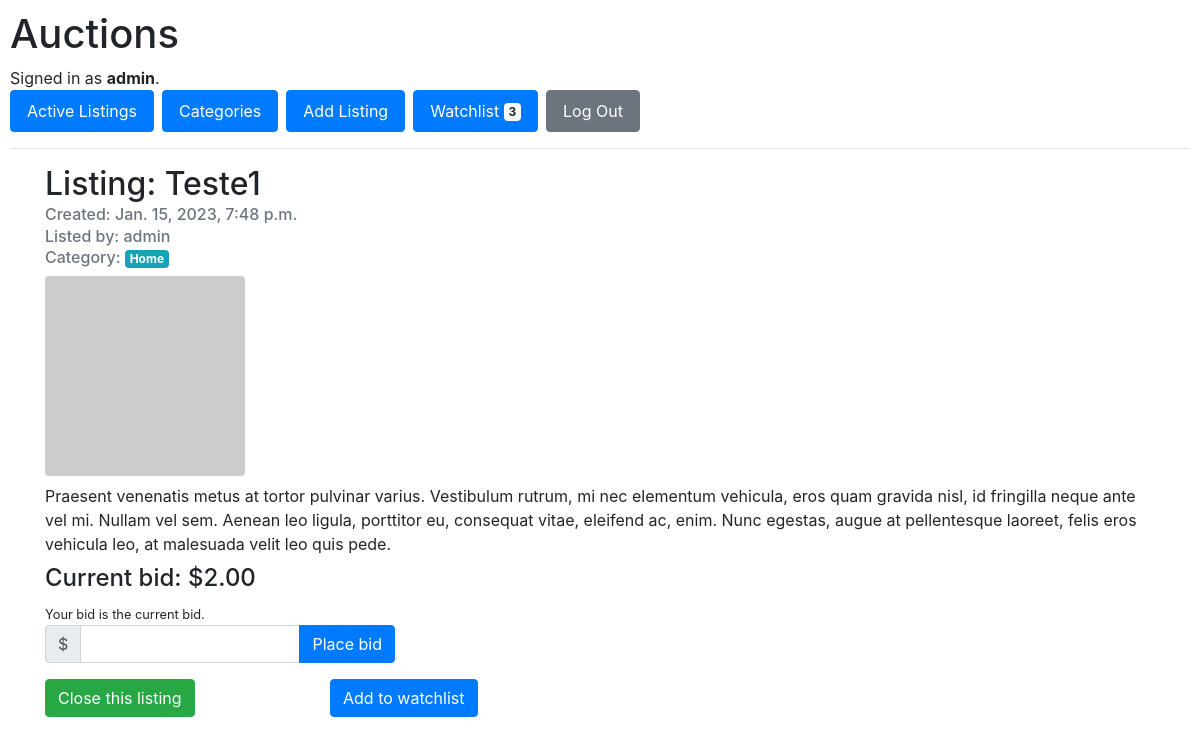
The app's page /listing/1/ (signed in), older data.
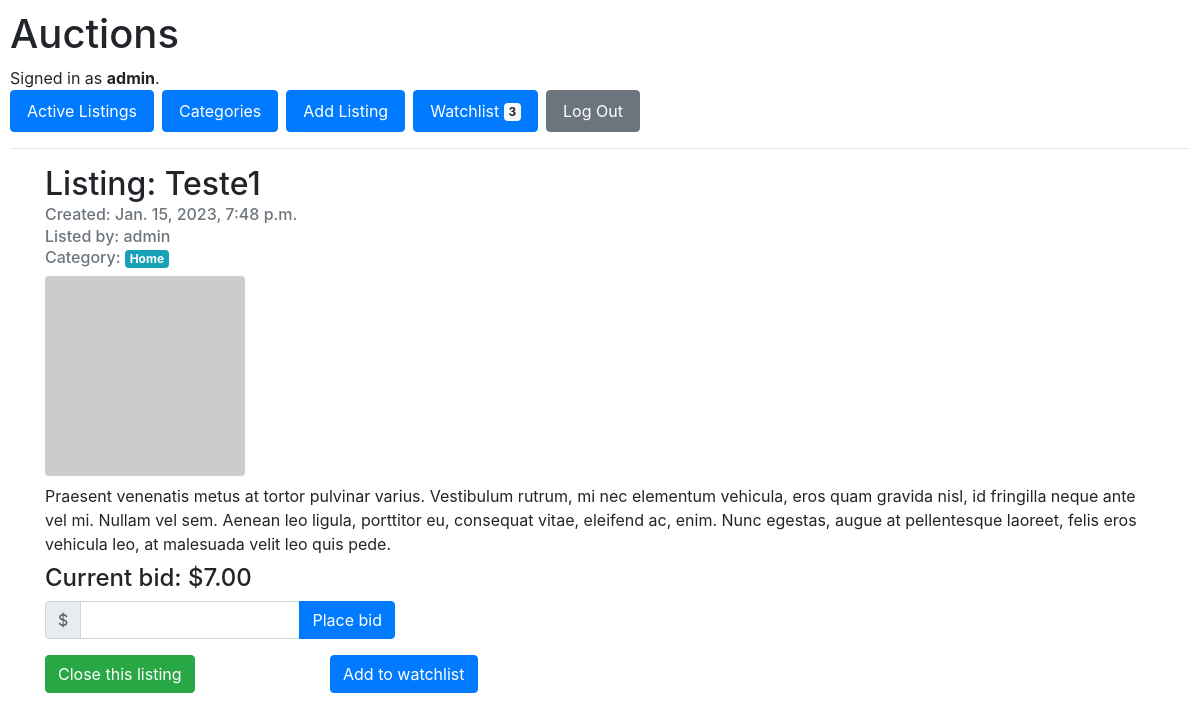
The same page, newer data.
### auctions/models.py (models this page shows, shortened)
class Bid(models.Model):
    user = models.ForeignKey(to=User, on_delete=models.PROTECT)
    listing = models.ForeignKey(to=Listing, on_delete=models.CASCADE)
    date = models.DateTimeField(auto_now_add=True)
    value = models.DecimalField(max_digits=20, decimal_places=2)

class Listing(models.Model):
    user = models.ForeignKey(to=User, on_delete=models.PROTECT)
    title = models.CharField(max_length=50)
    description = models.TextField()
    category = models.ForeignKey(to=Category, on_delete=models.PROTECT, blank=True, null=True)
    image = models.URLField(blank=True, null=True)
    starting_price = models.DecimalField(max_digits=20, decimal_places=2)
    date_created = models.DateTimeField(auto_now_add=True)
    is_active = models.BooleanField(default=True)

### auctions/views.py (the view, shortened to what this page needs)
# urls.py: path("listing/<int:listing_id>/", views.listing_detail, name="listing_detail"),
def listing_detail(request, listing_id):
    context = {}
    user = request.user
    listing = get_object_or_404(Listing, pk=listing_id)
    best_bid = Bid.objects.filter(listing=listing_id).order_by('value').last()
    context["listing"] = listing
    context["best_bid"] = best_bid
    return render(request, "auctions/listing_detail.html", context=context)

### auctions/models.py (called while the page is built)
    def __str__(self) -> str:
        return self.name

### auctions/templates/auctions/listing_detail.html (shortened to what this page needs)
{% extends 'auctions/layout.html' %}
{% block body %}
    <div class="container">
        <div class="row">
            <div class="col">
                <h2>Listing: {{ listing.title }}</h2>
                <h6 class="card-subtitle mb-2 text-muted">Created: {{ listing.date_created }}</h6>
                <h6 class="card-subtitle mb-2 text-muted">Listed by: {{ listing.user }}</h6>
                <h6 class="card-subtitle mb-2 text-muted">Category: <span class="badge badge-info">{{ listing.category }}</span></h6>
            </div>
        </div>
        <div class="row">
            <div class="col d-flex justify-content-start">
                <img src="{{ listing.image|default:'https://dummyimage.com/200x200/404040/ffffff.jpg&text=No+Image' }}" style="width: 200px; height: 200px;" class="rounded" alt="Teste">
            </div>
        </div>
        <div class="row">
            <div class="col">
                <p class="mt-2 mb-2">{{ listing.description }}</p>
            </div>
        </div>
        <div class="row">
            <div class="col">
                <h4>Current bid: ${{ best_bid.value|default:listing.starting_price|floatformat:2 }}</h4>{% if best_bid.user == user %}<small>Your bid is the current bid.</small>{% endif %}
            </div>
        </div>
        {% if listing.is_active %}
        <div class="row">
            <div class="col-4">
                <form action="{% url 'listing_detail' listing.id %}" method="post">
                    <div class="form-group ">
                        <div class="input-group">
                            <div class="input-group-prepend">
                                <span class="input-group-text">$</span>
                            </div>
                            <input type="text" class="form-control{% if bid_error %} is-invalid{% endif %}" name="bid" id="id_bid" required>
                            <div class="input-group-append">
                                <button class="btn btn-primary" type="submit">Place bid</button>
                            </div>
                        </div>
                    </div>
                </form>
            </div>
        </div>
        {% endif %}
        {% if user.is_authenticated %}
        <div class="row">
            {% if listing.user == user and listing.is_active %}
            <div class="col-3">
                <a href="{% url 'close_listing' listing.id %}" class="btn btn-success">Close this listing</a>
            </div>
            {% endif %}
            <div class="col-3">
                {% if listing in user.watchlist.all %}
                <a href="{% url 'watchlist_remove' listing.id %}" class="btn btn-danger">Remove from watchlist</a>
                {% else %}
                <a href="{% url 'watchlist_add' listing.id %}" class="btn btn-primary">Add to watchlist</a>
                {% endif %}
            </div>
        </div>
        {% endif %}
    </div>
{% endblock body %}

Row changes from the older to the newer data that the page shows:
no longer on this page (row unchanged): Bid: value "2.00"
added Bid: value "7.00"
Text that changed along with them:
text no longer shown: "Your bid is the current bid."
